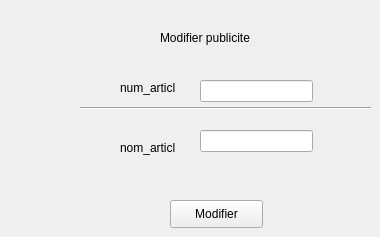
      <widget class="QWidget" name="tab_13">
       <attribute name="title">
        <string>Modifier</string>
       </attribute>
       <widget class="QPushButton" name="modifierpub">
        <property name="geometry">
         <rect>
          <x>170</x>
          <y>200</y>
          <width>93</width>
          <height>28</height>
         </rect>
        </property>
        <property name="text">
         <string>Modifier</string>
        </property>
       </widget>
       <widget class="QLabel" name="label_28">
        <property name="geometry">
         <rect>
          <x>160</x>
          <y>30</y>
          <width>101</width>
          <height>16</height>
         </rect>
        </property>
        <property name="text">
         <string>Modifier publicite</string>
        </property>
       </widget>
       <widget class="Line" name="line_3">
        <property name="geometry">
         <rect>
          <x>80</x>
          <y>100</y>
          <width>291</width>
          <height>16</height>
         </rect>
        </property>
        <property name="orientation">
         <enum>Qt::Horizontal</enum>
        </property>
       </widget>
       <widget class="QLabel" name="label_29">
        <property name="geometry">
         <rect>
          <x>120</x>
          <y>140</y>
          <width>55</width>
          <height>16</height>
         </rect>
        </property>
        <property name="text">
         <string>nom_article</string>
        </property>
       </widget>
       <widget class="QLineEdit" name="num_articleModif">
        <property name="geometry">
         <rect>
          <x>200</x>
          <y>80</y>
          <width>113</width>
          <height>22</height>
         </rect>
        </property>
       </widget>
       <widget class="QLineEdit" name="nom_articleModif">
        <property name="geometry">
         <rect>
          <x>200</x>
          <y>130</y>
          <width>113</width>
          <height>22</height>
         </rect>
        </property>
       </widget>
       <widget class="QLabel" name="label_31">
        <property name="geometry">
         <rect>
          <x>120</x>
          <y>80</y>
          <width>55</width>
          <height>16</height>
         </rect>
        </property>
        <property name="text">
         <string>num_article</string>
        </property>
       </widget>
      </widget>
